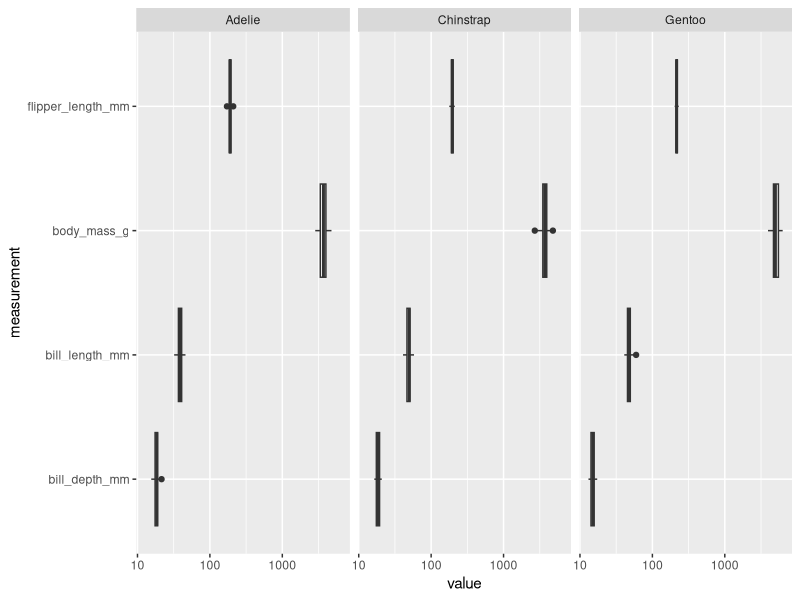

Here is the R script that generated this plot:
# Some revision on Rstudio and dplyr
# A quick reminder of the panels in Rstudio
# General workflow: reminder of how to use scripts
# Projects vs setwd
# Code styles including Styler
# Plots vs Viewer vs Presentation
# Starting code with rm(list = ls()) vs CMD/CTRL-Shift-0
# Code sections and collapsing

# Load in the tidyverse as will be using dplyr, tidyr and others
library(tidyverse)

# Use the penguins data
library(palmerpenguins)

# glimpse and Pipes
print(penguins) # It's a tibble
glimpse(penguins)
head(penguins)
tail(penguins)
View(penguins)

# Pip instead for easier reading (CMD/CTRL-Shift-M)
penguins %>% glimpse()

# Arrange
penguins %>% arrange(bill_length_mm)
penguins %>% arrange(desc(flipper_length_mm))

# Selecting and filtering -------------------------------------------------

# Filtering selects rows:
penguins %>%
  filter(sex == "male") # Use ==, !=, <, >, etc

# Multiple criteria
penguins %>%
  filter(sex == "male", species == "Adelie")

# Compare with
penguins %>%
  filter(sex == "male" | species == "Adelie") # Or instead of and

# Filter numerically
penguins %>%
  filter(bill_length_mm <= 40)

# Quick way to remove NA values
penguins %>%
  na.omit()

# Select chooses columns
penguins %>%
  select(species) %>%
  glimpse()

# Can select multiple columns by comma or :
penguins %>%
  select(bill_length_mm:flipper_length_mm)

# Works in negation
penguins %>%
  select(-species) %>%
  glimpse()

# Works with string matching functions
penguins %>%
  select(starts_with("flipper"))
# Though note this doesn't work for filter - need to use e.g. stringr

# Contains
penguins %>% select(contains("body"))

# Select all the numeric columns
penguins %>% select_if(is.numeric)

# Add multiple pipes together
penguins %>%
  filter(bill_length_mm <= 40) %>%
  select(species) %>%
  table()


# Mutate and transmute ----------------------------------------------------

# Mutate adds an existing variable onto the tibble
penguins %>% mutate(bill_area = bill_length_mm * bill_depth_mm)

# Create a single code letter for each species
penguins %>% mutate(species_code = substr(species, 1, 1))

# Transmute removes all non-selected variables
penguins %>% transmute(species, sex,
  bill_ratio = bill_depth_mm / bill_length_mm
)


# pivot_longer and pivot_wider --------------------------------------------

# Your best friends when using ggplot2

# pivot_longer stacks chosen variables on top of each other
penguins2 <- penguins %>%
  mutate(row = row_number()) %>% # We need this for later
  pivot_longer(
    cols = c(
      "bill_length_mm", "bill_depth_mm",
      "flipper_length_mm", "body_mass_g"
    ),
    names_to = "measurement",
    values_to = "value"
  )
# Storing this so I can undo it again later

# Can make the call fancier
penguins %>%
  pivot_longer(
    cols = contains("length"),
    names_to = "measurement",
    values_to = "value"
  )

# pivot_wider does the opposite
penguins2 %>%
  pivot_wider(
    names_from = measurement,
    values_from = value
  ) %>%
  select(-row)


# Unite and separate ------------------------------------------------------

# Unite combines two columns together
penguins3 <- penguins %>% unite(col = "species_island", species, island, sep = "_")

# Can undo this with separate
penguins3 %>%
  separate(col = "species_island", into = c("species", "island"), sep = "_")


# Group and summarise -----------------------------------------------------

# Create a mean across species
penguins %>%
  group_by(species) %>%
  summarise(mean_bill_length = mean(bill_length_mm, na.rm = TRUE)) # Remove NAs

# Count the number of penguins of each sex
penguins %>%
  group_by(sex) %>%
  summarise(penguin_count = n())

# Group by multiple variables
penguins %>%
  group_by(species, sex) %>%
  summarise(max_flipper_length = max(flipper_length_mm, na.rm = TRUE))

# Can make the functions more complicated
penguins %>%
  group_by(island) %>%
  summarise(mean_bill_ratio = mean(bill_depth_mm / bill_length_mm, na.rm = TRUE))

# Joining data sets together ----------------------------------------------

# Add an extra data set on to the right hand side
island_info <-
  tibble(
    island = c("Biscoe", "Dream", "Torgersen"),
    mean_temp = c(-5, -4, 1)
  )
penguins %>% left_join(island_info, by = "island")

# Other methods allow for richer joins across multiple linking variables


# Putting it all together -------------------------------------------------

# Example
penguins %>%
  pivot_longer(
    cols = c(
      "bill_length_mm", "bill_depth_mm",
      "flipper_length_mm", "body_mass_g"
    ),
    names_to = "measurement",
    values_to = "value"
  ) %>%
  ggplot(aes(x = measurement, y = value)) +
  geom_boxplot() +
  scale_y_log10() +
  facet_wrap(~species) +
  coord_flip()
